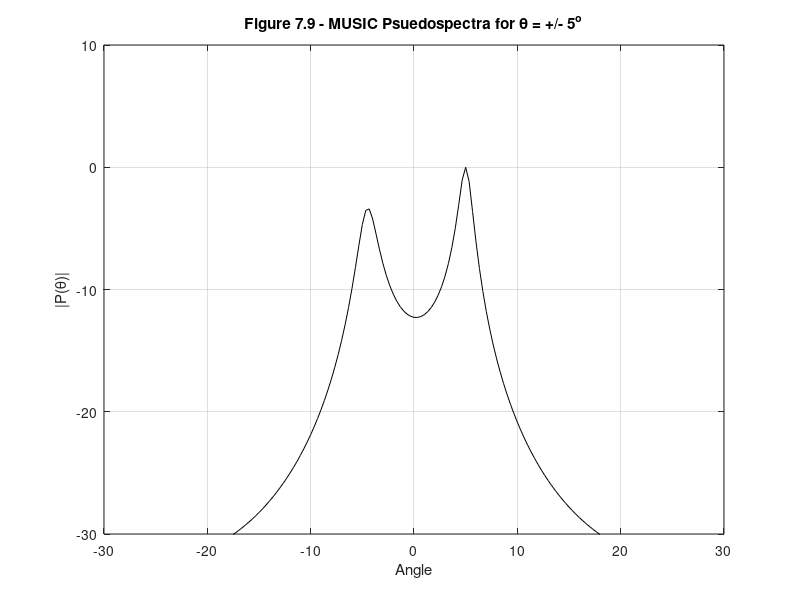

Reproduce this figure in MATLAB.
%%%%%%%%%%%%%%%%%%%%%%%%%%%%%%%%%%%%%%%%%%%%%%%%%%%%%%%%%%%%%%
%%                                                          %%
%%  ******************************************************  %%
%%  * Smart Antennas for Wireless Applications w/ Matlab *  %%
%%  ******************************************************  %%
%%                                                          %%
%% Chapter 7: Ex 7.12                                       %%
%%                                                          %%
%% Author: Frank Gross                                      %%
%% McGraw-Hill, 2005                                        %%
%% Date:  1/26/2004                                         %%
%%                                                          %%
%% This code creates Figure 7.9, plot of a MUSIC            %%
%%     Pseudospectrum for theta1= -5 & theta2 = 5. Use      %%
%%     time averages instead of expected values by assuming %%
%%     ergodicity of the mean and ergodicity of the         %%
%%     correlation.                                         %% 
%%%%%%%%%%%%%%%%%%%%%%%%%%%%%%%%%%%%%%%%%%%%%%%%%%%%%%%%%%%%%%      

%%------------------- Define Variables:---------------------%%
% M - # of elements in array                                 %
% sig2 - noise variance                                      %
% D - number of signals                                      %
% th1, th2 - angles of arrival                               %
% a1, a2, a - array steering vectors                         %
% A - Steering vector matrix                                 %
% K - Length of time samples                                 %
% Rss - Source correlation matrix                            %
% Rnn - noise correlation matrix                             %
% Rns - noise/signal correlation matrix                      %
% Rsn - signal/noise correlation matrix                      %
% Rxx - Array correlation matrix                             %
% V,Dia - eigen vectors, V and eigen values, D of Rxx        %
% EN - Noise subspace matrix                                 %
% P - MUSIC Psuedospectra                                    % 
%%----------------------------------------------------------%%

%%----- Given Values -----%%

M = 6;  sig2 = 0.1; D = 2;

th1 = -5*pi/180;  th2 = 5*pi/180;  K = 100;

%%----- Create array steering vectors, a1 & a2 & array matrix, A -----%%

a1 = [];  a2 = [];
i = 1:M;
a1 = exp(1j*(i-1)*pi*sin(th1));
a2 = exp(1j*(i-1)*pi*sin(th2));
A = [a1.' a2.'];

%%----- Calculate signal correlation matrix -----%%

randn('state',0)

s = sign(randn(2,K));      % Calculate the K time samples of the signals for the 
                           % two arriving directions
Rss = s*s'/K;              % source correlation matrix with uncorrelated signals

%%----- Calculate noise correlation matrix, and remaining correlation matrices -----%%

randn('state',1)

n = sqrt(sig2)*randn(M,K); % calculate the K time samples of the noise for the 6 array
                           % elements
                    
Rnn = (n*n')/K;            % calculate the noise correlation matrix (which is no longer diagonal)
Rns = (n*s')/K;            % calculate the noise/signal correlation matrix
Rsn = (s*n')/K;            % calculate the signal/noise correlation matrix
Rxx = A*Rss*A' + A*Rsn + Rns*A' + Rnn;

%%----- Calculate the noise subspace matrix of eigen vectors, EN -----%%

[E,Dia] = eig(Rxx); [Y,Index] = sort(diag(Dia)); % sort eigenvalues from least to greatest

EN = E(:,Index(1:M-D));    % calculate the noise subspace matrix of eigenvectors
                           % using the sorting done in the previous line

%%----- Create Music Psuedospectrum -----%%

for k = 1:180;
    th(k) = -pi/6 + pi*k/(3*180);
    clear a
    a = [];
    for jj = 1:M
       a = [a; exp(1j*(jj-1)*pi*sin(th(k)))];
    end
    P(k)=1/abs(a'*EN*EN'*a); 
end

%%----- Plot Results -----%%

plot(th*180/pi,10*log10(P/max(P)),'k')
grid on
title(['\bfFigure 7.9 - MUSIC Psuedospectra for \theta = +/- 5^o'])
xlabel('Angle')
ylabel('|P(\theta)|')
axis([-30 30 -30 10])
